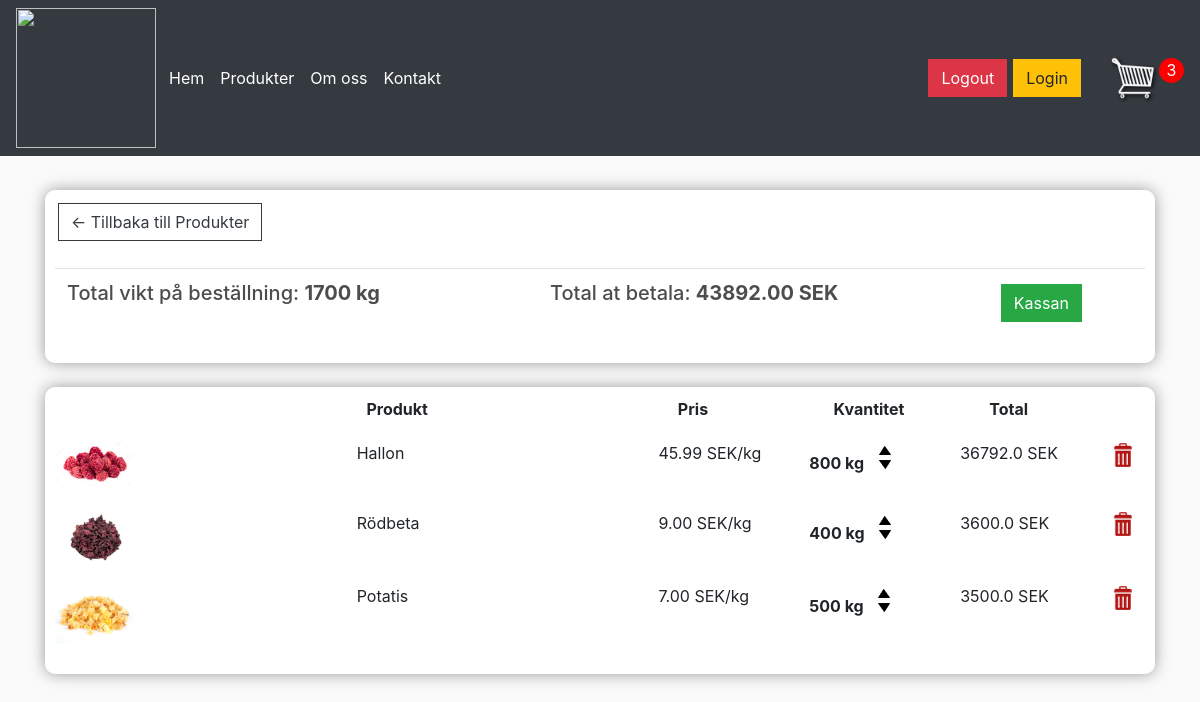
/cart/ (signed in), run on an earlier commit of the app's database.
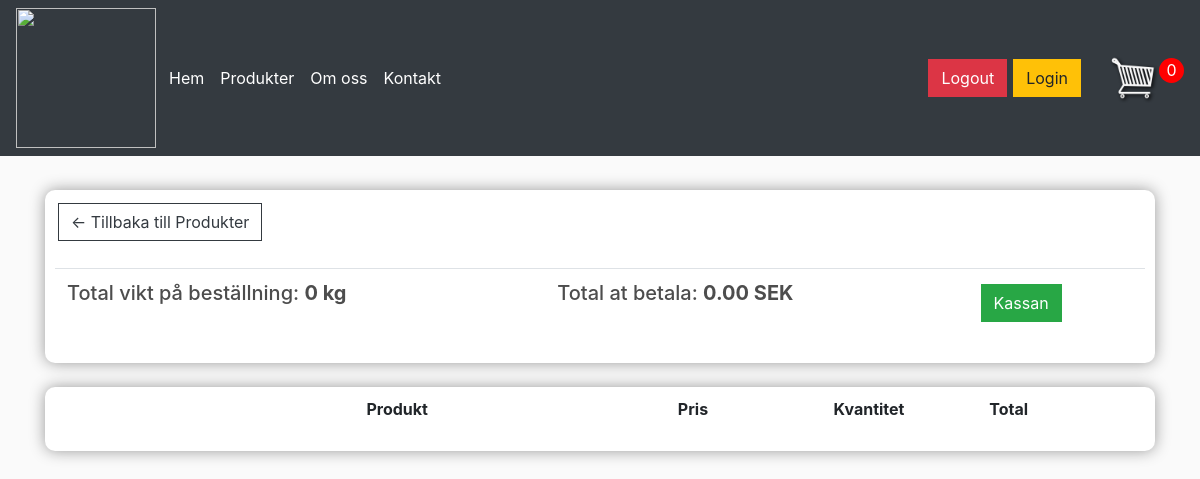
And on a later commit of the database.
### store/models.py (models this page shows, shortened)
class Order(models.Model):
    customer = models.ForeignKey(Customer, on_delete=models.SET_NULL, blank=True, null=True)
    date_ordered = models.DateTimeField(auto_now_add=True)
    complete = models.BooleanField(default=False, null=True, blank=False)
    transaction_id = models.CharField(max_length=255, null=True)
    @property
    def get_cart_total(self):
        orderitems = self.orderitem_set.all()
        total = sum([item.get_total for item in orderitems])
        return total
    @property
    def get_cart_items(self):
        orderitems = self.orderitem_set.all()
        total = sum([item.quantity for item in orderitems])
        return total
    def get_cart_items_number(self):
        orderitems = self.orderitem_set.all()
        total = orderitems.count()
        return total

class OrderItem(models.Model):
    product = models.ForeignKey(Product, on_delete=models.SET_NULL, blank=True, null=True)
    order = models.ForeignKey(Order, on_delete=models.SET_NULL, blank=True, null=True)
    quantity = models.IntegerField(default=0, null=True, blank=True)
    date_added = models.DateTimeField(auto_now_add=True)
    @property
    def get_total(self):
        total = self.product.price * self.quantity
        return total

class Product(models.Model):
    name = models.CharField(max_length=255, null=True)
    slug = models.SlugField(max_length=200, null=True)
    price = models.FloatField()
    description = models.CharField(max_length=1000, null=True)
    stock = models.FloatField(null=True)
    image = models.ImageField(null=True, blank=True)
    @property
    def image_url(self):
        try:
            url = self.image.url
        except:
            url = ''
        return url

### store/views.py (the view)
# urls.py: path('cart/', views.cart, name="cart"),
@login_required
def cart(request):
    if request.user.is_authenticated:
        user = request.user
        customer, created = Customer.objects.get_or_create(
            user=user,
            name=user.first_name,
            email=user.email,
        )
        order, created = Order.objects.get_or_create(customer=customer, complete=False)
        items = order.orderitem_set.all()
        cartItems = order.get_cart_items_number
    else:
        items = []
        print("Uzytkownik musi byc zalogowany, zeby zlozyc zamowienie!")
        order = {'get_cart_total':0, 'get_cart_items':0}
        cartItems = order['get_cart_items_number']
    context = {'items': items, 'order': order, 'cartItems': cartItems}
    return render(request, 'store/cart.html', context)

### store/templates/store/cart.html
{% extends 'store/main.html' %}
{% load static %}
{% block content %}
<div class="row">
    <div class="col-lg-12">
        <div class="box-element">
            <a class="btn btn-outline-dark" href="{% url 'store' %}">&#x2190; Tillbaka till Produkter </a>
            <br>
            <br>
            <table class="table">
                <tr>
                    <th>
                        <h5>Total vikt på beställning: <strong>{{order.get_cart_items}} kg</strong></h5>
                    </th>
                    <th>
                        <h5>Total at betala: <strong>{{order.get_cart_total|floatformat:2}} SEK</strong></h5>
                    </th>
                    <th>
                        <a style="float: right: margin: 5px" class="btn btn-success" href="{% url 'checkout' %}">Kassan</a>
                    </th>
                </tr>
            </table>
        </div>
        <br>
        <div class="box-element">
            <div class="cart-row">
                <div style="flex: 2"></div>
                <div style="flex: 2"><strong>Produkt</strong></div>
                <div style="flex: 1"><strong>Pris</strong></div>
                <div style="flex: 1"><strong>Kvantitet</strong></div>
                <div style="flex: 1"><strong>Total</strong></div>
            </div>
            {% for item in items %}
            <div class="cart-row">
					<div style="flex:2"><img class="row-image" src="{{item.product.image_url}}"></div>
					<div style="flex:2"><p>{{item.product.name}}</p></div>
					<div style="flex:1"><p>{{item.product.price|floatformat:2}} SEK/kg</p></div>
					<div style="flex:1">
						<p class="quantity">{{item.quantity}} kg</p>
						<div class="quantity">
							<img data-product="{{item.product.id}}" data-action="add" class="chg-quantity update-cart" src="{% static  'images/arrow-up.png' %}">
							<img data-product="{{item.product.id}}" data-action="remove" class="chg-quantity update-cart" src="{% static  'images/arrow-down.png' %}">
						</div>
					</div>
					<div style="flex:1"><p>{{item.get_total}} SEK</p></div>
                    <div class="quantity">
                        <img id="cart-delete" data-product="{{item.product.id}}" data-action="delete" class="cart-delete update-cart" src="{% static 'images/delete.png' %}"></img>
                    </div>
            </div>
            {% endfor %}
        </div>
    </div>
</div>
{% endblock %}

### store/templates/store/main.html (shortened to what this page needs)
<!DOCTYPE html>
{% load static %}
<html>
<head>
	<link rel="stylesheet" href="https://stackpath.bootstrapcdn.com/bootstrap/4.4.1/css/bootstrap.min.css">
	<link rel="stylesheet" type="text/css" href="{% static 'css/main.css' %}">
</head>
<body>
	<nav class="navbar navbar-expand-lg navbar-dark bg-dark">
		<a href="{% url 'store' %}">
	    		<img  id="logo" src="{% static 'images/Logo1.png' %}">
	    	</a>
	  <div class="collapse navbar-collapse" id="navbarSupportedContent">
	    <ul class="navbar-nav mr-auto">
	      <li class="nav-item active">
	        <a class="nav-link" href="{% url 'store' %}">Hem</a>
	      </li>
			<li class="nav-item active">
	        <a class="nav-link" href="{% url 'store' %}">Produkter</a>
	      </li>
			<li class="nav-item active">
	        <a class="nav-link" href="{% url 'store' %}">Om oss</a>
	      </li>
			<li class="nav-item active">
	        <a class="nav-link" href="{% url 'store' %}">Kontakt</a>
	      </li>
	    </ul>
	    <div class="form-inline my-5 my-lg-2">
			<a id="logout" href="{% url 'logout' %}" class="btn btn-danger">Logout</a>
	     	<a id="login" href="{% url 'login' %}" class="btn btn-warning">Login</a>
	     	<a href="{% url 'cart' %}">
	    		<img  id="cart-icon" src="{% static 'images/cart.png' %}">
	    	</a>
	    	<p id="cart-total">{{cartItems}}</p>
	    </div>
	  </div>
	</nav>
     <div class="container">
            <br>
            {% block content %}
            {% endblock content %}
         </div>
</body>
</html>

What changed in the data, as far as the page shows it:
removed OrderItem: product.image_url (picture), product.name "Hallon", product.price "45.99", quantity "800", get_total "36792.0"
removed OrderItem: product.image_url (picture), product.name "Rödbeta", product.price "9.00", quantity "400", get_total "3600.0"
removed OrderItem: product.image_url (picture), product.name "Potatis", product.price "7.00", quantity "500", get_total "3500.0"
computed for Order: id "3" → "0"; get_cart_items "1700" → "0"; get_cart_total "43892.00" → "0.00"
